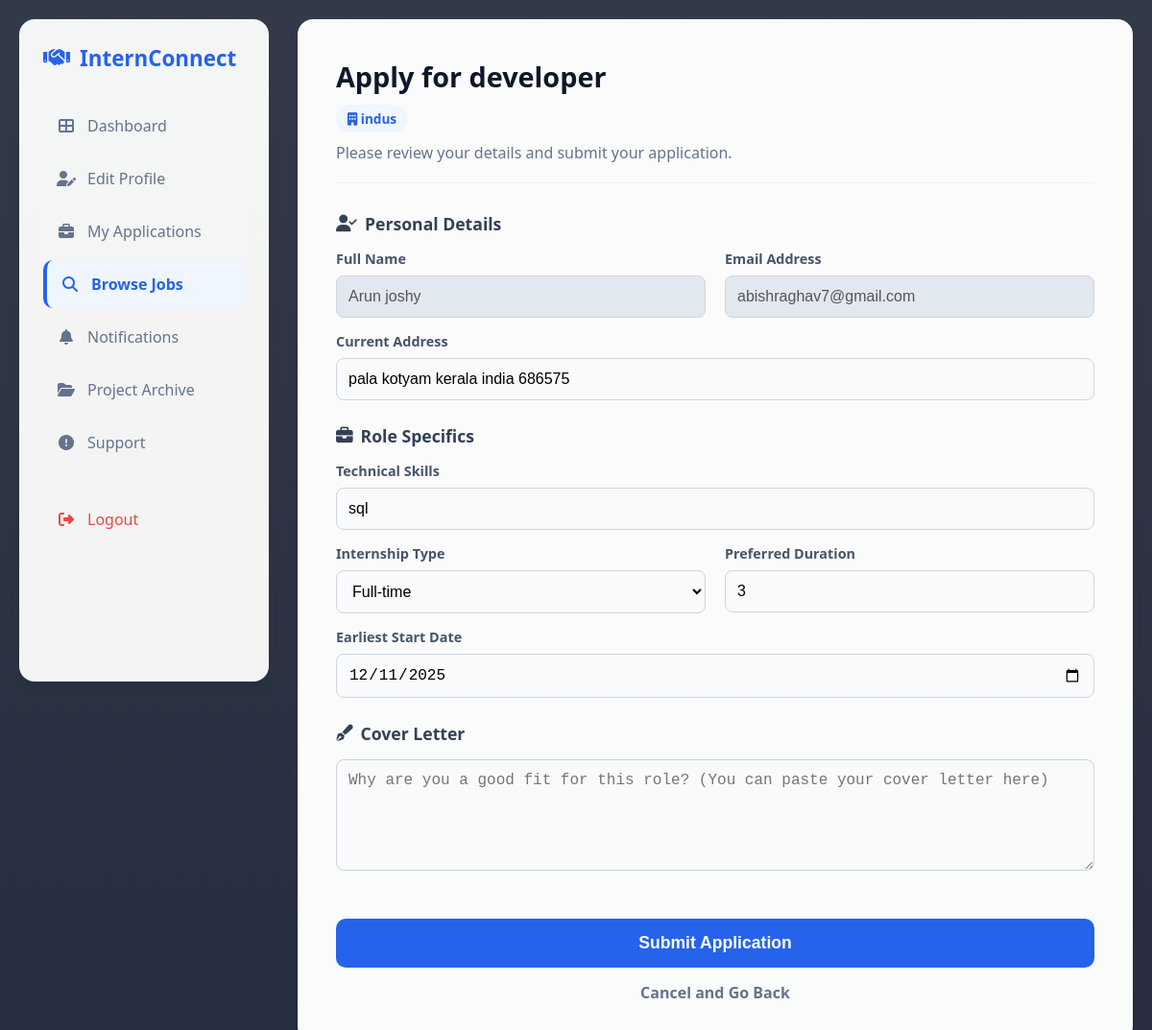
/apply/2/ (signed in), run on the app's committed database.
### myapp/models.py (models this page shows, shortened)
class Internship(models.Model):
    company = models.ForeignKey(Employer, on_delete=models.CASCADE, null=True)
    positionTitle = models.CharField(max_length=100)
    positionDescription = models.TextField()
    department = models.CharField(max_length=100, choices=CATEGORY_CHOICES, default='Other') # Updated
    internshipType = models.CharField(max_length=100)
    startDate = models.DateField()
    duration = models.CharField(max_length=100)
    stipend = models.CharField(max_length=100)
    positionsAvailable = models.IntegerField(default=1)
    educationLevel = models.CharField(max_length=100)
    Skills = models.CharField(max_length=200)
    preferredSkills = models.CharField(max_length=200)
    applicationDeadline = models.DateField()
    howToApply = models.CharField(max_length=100)
    contactEmail = models.EmailField()
    contactPhone = models.CharField(max_length=20)
    status = models.CharField(max_length=20, default='Active') # 'Active' or 'Draft'

class Employer(models.Model):
    company_name = models.CharField(max_length=100)
    company_website = models.CharField(max_length=100)
    company_size = models.CharField(max_length=100)
    company_address = models.CharField(max_length=100)
    industry = models.CharField(max_length=100)
    first_name = models.CharField(max_length=100)
    last_name = models.CharField(max_length=100)
    email = models.EmailField(unique=True)
    password = models.CharField(max_length=100)
    rights = models.CharField(max_length=100, default='new company', null=True)
    verification_doc = models.FileField(upload_to='verification_docs/', null=True, blank=True)
    is_verified = models.BooleanField(default=False)

class Register(models.Model):
    name = models.CharField(max_length=100)
    last_name = models.CharField(max_length=100)
    email = models.EmailField(unique=True)
    password = models.CharField(max_length=100)
    university = models.CharField(max_length=100)
    major = models.CharField(max_length=100)
    phone = models.CharField(max_length=15, blank=True, null=True)
    location = models.CharField(max_length=100, blank=True, null=True)
    date_of_birth = models.DateField(blank=True, null=True)
    degree = models.CharField(max_length=100)
    graduation_year = models.CharField(max_length=100)
    GPA = models.CharField(max_length=100)
    Upload_Resume = models.FileField(upload_to='resumes/', blank=True, null=True)
    Bio = models.TextField(max_length=500)
    profile_picture = models.ImageField(upload_to='profile_pics/', null=True, blank=True)
    rights = models.CharField(max_length=100, default='User')

### myapp/views.py (the view, shortened to what this page needs)
# urls.py: path('apply/<int:internship_id>/', views.apply_for_internship, name='apply_internship'),
def apply_for_internship(request, internship_id):
    if 'uid' not in request.session: return redirect('login')
    student = Register.objects.get(id=request.session['uid'])
    internship = get_object_or_404(Internship, id=internship_id)
    return render(request, 'user/applicationform.html', {'reg': student, 'internship': internship})

### myapp/templates/user/applicationform.html (shortened to what this page needs)
<!DOCTYPE html>
<html lang="en">
<head>
    <link rel="stylesheet" href="https://cdnjs.cloudflare.com/ajax/libs/font-awesome/6.4.0/css/all.min.css">
</head>
<body>
    <div class="container">
        <div class="sidebar animate-enter delay-1">
            <div class="brand"><i class="fas fa-handshake"></i> InternConnect</div>
            <a href="{% url 'user_dashboard' %}" class="menu-item"><i class="fas fa-th-large"></i> Dashboard</a>
            <a href="{% url 'user_edit' %}" class="menu-item"><i class="fas fa-user-edit"></i> Edit Profile</a>
            <a href="{% url 'my_applications' %}" class="menu-item"><i class="fas fa-briefcase"></i> My Applications</a>
            <a href="{% url 'browse_internships' %}" class="menu-item active"><i class="fas fa-search"></i> Browse Jobs</a>
            <a href="{% url 'my_notifications' %}" class="menu-item"><i class="fas fa-bell"></i> Notifications</a>
            <a href="{% url 'project_archive' %}" class="menu-item"><i class="fas fa-folder-open"></i> Project Archive</a>
            <a href="{% url 'file_complaint' %}" class="menu-item"><i class="fas fa-exclamation-circle"></i> Support</a>
            <a href="{% url 'logout' %}" class="menu-item" style="color: #ef4444; margin-top: 30px;"><i class="fas fa-sign-out-alt"></i> Logout</a>
        </div>
        <div class="main-content animate-enter delay-2">
            <div class="card">
                <div class="header-section">
                    <h2>Apply for {{ internship.positionTitle }}</h2>
                    <div class="company-badge"><i class="fas fa-building"></i> {{ internship.company.company_name }}</div>
                    <p style="margin-top: 10px;">Please review your details and submit your application.</p>
                </div>
                <form method="POST">
                    <div class="form-section">
                        <div class="section-title"><i class="fas fa-user-check"></i> Personal Details</div>
                        <div class="form-grid">
                            <div class="form-group">
                                <label>Full Name</label>
                                <input type="text" value="{{ reg.name }} {{ reg.last_name }}" disabled style="background: #e2e8f0; cursor: not-allowed;">
                            </div>
                            <div class="form-group">
                                <label>Email Address</label>
                                <input type="email" value="{{ reg.email }}" disabled style="background: #e2e8f0; cursor: not-allowed;">
                            </div>
                        </div>
                        <div class="form-group">
                            <label>Current Address</label>
                            <input type="text" name="address" value="{{ reg.location|default:'' }}" placeholder="City, Country" required>
                        </div>
                    </div>
                    <div class="form-section">
                        <div class="section-title"><i class="fas fa-briefcase"></i> Role Specifics</div>
                        <div class="form-group">
                            <label>Technical Skills</label>
                            <input type="text" name="skills" value="{{ internship.Skills }}" placeholder="e.g. Python, Django, React..." required>
                        </div>
                        <div class="form-grid">
                            <div class="form-group">
                                <label>Internship Type</label>
                                <select name="internshipType">
                                    <option value="Full-time" {% if internship.internshipType == 'Full-time' %}selected{% endif %}>Full-time</option>
                                </select>
                            </div>
                            <div class="form-group">
                                <label>Preferred Duration</label>
                                <input type="text" name="duration" value="{{ internship.duration }}" required>
                            </div>
                        </div>
                        <div class="form-group">
                            <label>Earliest Start Date</label>
                            <input type="date" name="startDate" value="{{ internship.startDate|date:'Y-m-d' }}" required>
                        </div>
                    </div>
                    <div class="form-section">
                        <div class="section-title"><i class="fas fa-pen-fancy"></i> Cover Letter</div>
                        <textarea name="coverletter" rows="5" placeholder="Why are you a good fit for this role? (You can paste your cover letter here)" required></textarea>
                    </div>
                    <button type="submit" class="btn-submit">Submit Application</button>
                    <a href="{% url 'browse_internships' %}" class="btn-cancel">Cancel and Go Back</a>
                </form>
            </div>
        </div>
    </div>
</body>
</html>

### myapp/templates/user/applicationform.html (style rules this page uses)
:root { --primary: #0f172a; --accent: #2563eb; --light: #f1f5f9; --shadow: 0 10px 15px -3px rgba(0,0,0,0.1); }
body { font-family: 'Segoe UI', sans-serif; margin: 0; padding: 20px; background: linear-gradient(rgba(15, 23, 42, 0.85), rgba(15, 23, 42, 0.9)), url('https://images.unsplash.com/photo-1497215728101-856f4ea42174?ixlib=rb-1.2.1&auto=format&fit=crop&w=1950&q=80'); background-size: cover; background-attachment: fixed; min-height: 100vh; opacity: 0; transition: opacity 0.4s ease-in-out; }
body.loaded { opacity: 1; }
.container { max-width: 1200px; margin: 0 auto; display: grid; grid-template-columns: 260px 1fr; gap: 30px; }
.animate-enter { opacity: 0; transform: translateY(20px); animation: fadeInUp 0.8s cubic-bezier(0.165, 0.84, 0.44, 1) forwards; }
.delay-1 { animation-delay: 0.1s; }
.delay-2 { animation-delay: 0.2s; }
.sidebar { background: rgba(255, 255, 255, 0.95); backdrop-filter: blur(10px); border-radius: 16px; padding: 25px; height: fit-content; min-height: 80vh; position: sticky; top: 20px; box-shadow: var(--shadow); }
.brand { font-size: 1.4rem; font-weight: 700; color: var(--accent); margin-bottom: 30px; display: flex; align-items: center; gap: 10px; }
.menu-item { display: flex; align-items: center; gap: 12px; padding: 14px; color: #64748b; text-decoration: none; border-radius: 10px; margin-bottom: 5px; font-weight: 500; transition: 0.3s; }
.menu-item.active { background: #eff6ff; color: var(--accent); font-weight: 600; border-left: 4px solid var(--accent); }
.menu-item i { width: 20px; text-align: center; }
.card { background: rgba(255, 255, 255, 0.98); border-radius: 16px; padding: 40px; box-shadow: var(--shadow); }
.header-section { border-bottom: 1px solid #eee; padding-bottom: 20px; margin-bottom: 30px; }
.header-section h2 { margin: 0; color: var(--primary); font-size: 1.8rem; }
.header-section p { color: #64748b; margin: 5px 0 0; font-size: 1rem; }
.company-badge { display: inline-block; background: #eff6ff; color: var(--accent); padding: 5px 12px; border-radius: 20px; font-weight: bold; font-size: 0.85rem; margin-top: 10px; }
.form-section { margin-bottom: 25px; }
.section-title { font-weight: 700; color: #334155; margin-bottom: 15px; display: flex; align-items: center; gap: 8px; font-size: 1.1rem; }
.form-grid { display: grid; grid-template-columns: 1fr 1fr; gap: 20px; }
.form-group { margin-bottom: 15px; }
label { display: block; margin-bottom: 8px; font-weight: 600; color: #475569; font-size: 0.9rem; }
input, select, textarea { width: 100%; padding: 12px; border: 1px solid #cbd5e1; border-radius: 8px; box-sizing: border-box; font-size: 1rem; transition: 0.3s; background: #f8fafc; }
.btn-submit { width: 100%; background: var(--accent); color: white; padding: 15px; border: none; border-radius: 10px; font-size: 1.1rem; font-weight: bold; cursor: pointer; transition: 0.3s; margin-top: 20px; }
.btn-cancel { display: block; text-align: center; margin-top: 15px; color: #64748b; text-decoration: none; font-weight: 600; }

### data on the page
Internship: positionTitle "developer", company.company_name "indus", skills "sql", duration "3", startDate "12/11/2025"
Register: name "Arun joshy", email "abishraghav7@gmail.com", address "pala kotyam kerala india 686575"
